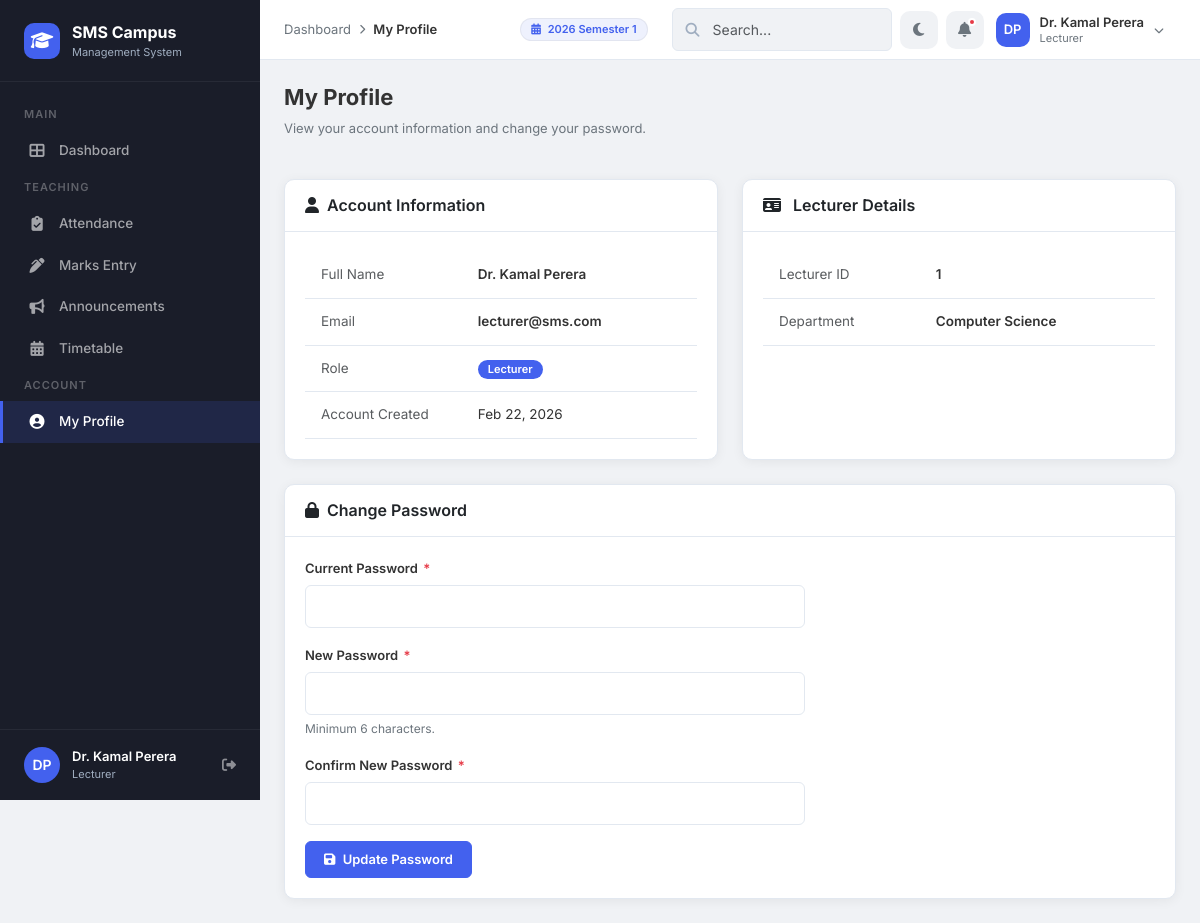
Page /modules/profile/index.php (signed in) on the committed database.
### tables this page shows
CREATE TABLE IF NOT EXISTS `academic_periods` (
    `period_id`  INT(11)      NOT NULL AUTO_INCREMENT,
    `name`       VARCHAR(100) NOT NULL,
    `start_date` DATE         NOT NULL,
    `end_date`   DATE         NOT NULL,
    `is_current` TINYINT(1)   NOT NULL DEFAULT 0,
    PRIMARY KEY (`period_id`)
);

CREATE TABLE IF NOT EXISTS `users` (
    `id`         INT(11)      NOT NULL AUTO_INCREMENT,
    `full_name`  VARCHAR(100) NOT NULL,
    `email`      VARCHAR(100) NOT NULL,
    `password`   VARCHAR(255) NOT NULL,
    `role`       ENUM('admin','lecturer','student') NOT NULL DEFAULT 'student',
    `created_at` TIMESTAMP    NOT NULL DEFAULT CURRENT_TIMESTAMP,
    PRIMARY KEY (`id`),
    UNIQUE KEY `uk_users_email` (`email`)
);

CREATE TABLE IF NOT EXISTS `lecturers` (
    `lecturer_id` INT(11)      NOT NULL AUTO_INCREMENT,
    `user_id`     INT(11)      NOT NULL,
    `department`  VARCHAR(100) NOT NULL,
    PRIMARY KEY (`lecturer_id`),
    KEY `fk_lecturers_user` (`user_id`),
    CONSTRAINT `fk_lecturers_user` FOREIGN KEY (`user_id`) REFERENCES `users` (`id`) ON DELETE CASCADE
);

### includes/helpers.php (called while the page is built, shortened)
<?php
function e($value) {
    return htmlspecialchars($value ?? '', ENT_QUOTES, 'UTF-8');
}
?>

### modules/profile/index.php (the view, shortened to what this page needs)
<?php
require_once '../../includes/helpers.php';
require_once '../../config/db.php';
$userId = $_SESSION['user_id'];
$role   = $_SESSION['role'];
$stmt = $pdo->prepare("SELECT * FROM users WHERE id = ?");
$stmt->execute([$userId]);
$user = $stmt->fetch();
$extraInfo = [];
if ($role === 'student') {
    $stmt = $pdo->prepare("SELECT * FROM students WHERE user_id = ?");
    $stmt->execute([$userId]);
    $extraInfo = $stmt->fetch() ?: [];
} elseif ($role === 'lecturer') {
    $stmt = $pdo->prepare("SELECT * FROM lecturers WHERE user_id = ?");
    $stmt->execute([$userId]);
    $extraInfo = $stmt->fetch() ?: [];
}
$dashUrl = '../../dashboards/';
if ($role === 'admin') $dashUrl .= 'admin_dashboard.php';
elseif ($role === 'lecturer') $dashUrl .= 'lecturer_dashboard.php';
else $dashUrl .= 'student_dashboard.php';
$breadcrumbs = [
    ['label' => 'Dashboard', 'url' => $dashUrl],
    ['label' => 'My Profile']
];
require_once '../../includes/header.php';
?>
<div class="page-header">
    <div><h1>My Profile</h1><p>View your account information and change your password.</p></div>
</div>
<div class="row g-4">
    <div class="col-lg-6">
        <div class="card h-100">
            <div class="card-header"><h6 class="mb-0"><i class="fas fa-user me-2"></i>Account Information</h6></div>
            <div class="card-body">
                <table class="table table-borderless mb-0">
                    <tr><td class="text-muted" style="width:40%;">Full Name</td><td class="fw-600"><?php echo e($user['full_name']); ?></td></tr>
                    <tr><td class="text-muted">Email</td><td class="fw-600"><?php echo e($user['email']); ?></td></tr>
                    <tr><td class="text-muted">Role</td><td><span class="badge bg-primary"><?php echo ucfirst($role); ?></span></td></tr>
                    <tr><td class="text-muted">Account Created</td><td><?php echo date('M d, Y', strtotime($user['created_at'])); ?></td></tr>
                </table>
            </div>
        </div>
    </div>
    <div class="col-lg-6">
        <div class="card h-100">
            <div class="card-header"><h6 class="mb-0"><i class="fas fa-id-card me-2"></i>
                <?php echo $role === 'student' ? 'Student Details' : ($role === 'lecturer' ? 'Lecturer Details' : 'Admin Details'); ?>
            </h6></div>
            <div class="card-body">
                <?php if ($role === 'student' && !empty($extraInfo)): ?>
                    <table class="table table-borderless mb-0">
                        <tr><td class="text-muted" style="width:40%;">Registration No</td><td class="fw-600"><?php echo e($extraInfo['registration_no'] ?? '—'); ?></td></tr>
                        <tr><td class="text-muted">Department</td><td class="fw-600"><?php echo e($extraInfo['department'] ?? '—'); ?></td></tr>
                        <tr><td class="text-muted">Intake Year</td><td class="fw-600"><?php echo e($extraInfo['intake_year'] ?? '—'); ?></td></tr>
                        <tr><td class="text-muted">Status</td><td>
                            <span class="badge <?php echo ($extraInfo['status'] ?? '') === 'Active' ? 'bg-success' : 'bg-secondary'; ?>">
                                <?php echo e($extraInfo['status'] ?? '—'); ?>
                            </span>
                        </td></tr>
                    </table>
                <?php elseif ($role === 'lecturer' && !empty($extraInfo)): ?>
                    <table class="table table-borderless mb-0">
                        <tr><td class="text-muted" style="width:40%;">Lecturer ID</td><td class="fw-600"><?php echo $extraInfo['lecturer_id'] ?? '—'; ?></td></tr>
                        <tr><td class="text-muted">Department</td><td class="fw-600"><?php echo e($extraInfo['department'] ?? '—'); ?></td></tr>
                    </table>
                <?php else: ?>
                    <p class="text-muted mb-0">Administrator account — full system access.</p>
                <?php endif; ?>
            </div>
        </div>
    </div>
</div>
<div class="card mt-4">
    <div class="card-header"><h6 class="mb-0"><i class="fas fa-lock me-2"></i>Change Password</h6></div>
    <div class="card-body">
        <form method="POST" action="" style="max-width:500px;">
            <div class="mb-3">
                <label class="form-label">Current Password <span class="required">*</span></label>
                <input type="password" class="form-control" name="current_password" required>
            </div>
            <div class="mb-3">
                <label class="form-label">New Password <span class="required">*</span></label>
                <input type="password" class="form-control" name="new_password" required minlength="6">
                <div class="form-text">Minimum 6 characters.</div>
            </div>
            <div class="mb-3">
                <label class="form-label">Confirm New Password <span class="required">*</span></label>
                <input type="password" class="form-control" name="confirm_password" required>
            </div>
            <button type="submit" class="btn btn-primary"><i class="fas fa-save me-1"></i> Update Password</button>
        </form>
    </div>
</div>
<?php require_once '../../includes/footer.php'; ?>

### includes/header.php (shortened to what this page needs)
<?php
if (!isset($hideSearch))   $hideSearch  = false;
if (!isset($isLoginPage)) $isLoginPage = false;
$_scriptPath = $_SERVER['SCRIPT_NAME'];
if (strpos($_scriptPath, '/dashboards/') !== false) {
    $assetBase = '../assets/';
} elseif (strpos($_scriptPath, '/modules/') !== false) {
    $assetBase = '../../assets/';
} else {
    $assetBase = 'assets/';
}
if (strpos($_scriptPath, '/dashboards/') !== false) {
    $includeBase = '../includes/';
} elseif (strpos($_scriptPath, '/modules/') !== false) {
    $includeBase = '../../includes/';
} else {
    $includeBase = 'includes/';
}
$userName   = $_SESSION['full_name'] ?? 'User';
$userRole   = $_SESSION['role'] ?? 'guest';
$nameParts  = explode(' ', $userName);
$_initials  = strtoupper(substr($nameParts[0], 0, 1));
if (count($nameParts) > 1) {
    $_initials .= strtoupper(substr(end($nameParts), 0, 1));
}
?>
<!DOCTYPE html>
<html lang="en">
<head>
    <link href="https://cdn.jsdelivr.net/npm/bootstrap@5.3.3/dist/css/bootstrap.min.css" rel="stylesheet">
    <link href="https://cdnjs.cloudflare.com/ajax/libs/font-awesome/6.5.1/css/all.min.css" rel="stylesheet">
    <link href="<?php echo $assetBase; ?>css/style.css" rel="stylesheet">
</head>
<body class="<?php echo $isLoginPage ? 'login-body' : ''; ?>">
<?php if (!$isLoginPage): ?>
    <?php require_once $includeBase . 'sidebar.php'; ?>
    <header class="topbar">
        <div class="topbar-left">
            <?php if (!empty($breadcrumbs)): ?>
            <div class="breadcrumb-nav">
                <?php foreach ($breadcrumbs as $i => $crumb): ?>
                    <?php if ($i > 0): ?><span class="separator"><i class="fas fa-chevron-right"></i></span><?php endif; ?>
                    <?php if (isset($crumb['url'])): ?>
                        <a href="<?php echo $crumb['url']; ?>"><?php echo htmlspecialchars($crumb['label']); ?></a>
                    <?php else: ?>
                        <span class="current"><?php echo htmlspecialchars($crumb['label']); ?></span>
                    <?php endif; ?>
                <?php endforeach; ?>
            </div>
            <?php endif; ?>
        </div>
        <div class="topbar-right">
            <div class="d-none d-md-flex align-items-center me-3" style="font-size: 13px;">
                <?php
                $currentPeriodName = 'No Active Period';
                if (isset($pdo)) {
                    try {
                        $cpStmt = $pdo->query("SELECT name FROM academic_periods WHERE is_current = 1 LIMIT 1");
                        if ($cp = $cpStmt->fetch()) {
                            $currentPeriodName = $cp['name'];
                        }
                    } catch (PDOException $e) {}
                }
                ?>
                <span class="badge" style="background:var(--primary-light); color:var(--primary); padding: 5px 10px; border: 1px solid rgba(0,0,0,0.05);"><i class="fas fa-calendar-alt me-1"></i> <?php echo htmlspecialchars($currentPeriodName); ?></span>
            </div>
            <?php if (!$hideSearch): ?>
            <div class="search-box d-none d-md-block" style="width:220px;">
                <i class="fas fa-search"></i>
                <input type="text" class="form-control form-control-sm" placeholder="Search...">
            </div>
            <?php endif; ?>
            <button class="topbar-icon-btn" id="darkModeToggle" title="Toggle Dark Mode">
                <i class="fas fa-moon"></i>
            </button>
            <button class="topbar-icon-btn" title="Notifications">
                <i class="fas fa-bell"></i>
                <span class="notification-dot"></span>
            </button>
            <div class="dropdown">
                <div class="user-dropdown" data-bs-toggle="dropdown" aria-expanded="false">
                    <div class="avatar-sm"><?php echo $_initials; ?></div>
                    <div class="user-meta d-none d-sm-block">
                        <div class="name"><?php echo htmlspecialchars($userName); ?></div>
                        <div class="role"><?php echo ucfirst($userRole); ?></div>
                    </div>
                    <i class="fas fa-chevron-down" style="font-size:10px; color:var(--text-muted);"></i>
                </div>
            </div>
        </div>
    </header>
    <main class="main-content">
<?php endif; ?>

### rows in the picture
academic_periods: name "2026 Semester 1"
users: full_name "Dr. Kamal Perera", email "lecturer@sms.com", created_at "Feb 22, 2026"
lecturers: lecturer_id "1", department "Computer Science"

### other values in the picture
$initials "DP"
$userName "Dr. Kamal Perera"
$role "Lecturer"
$crumb['label'] "Dashboard"
$crumb['label'] "My Profile"
$_initials "DP"
$userRole "Lecturer"
